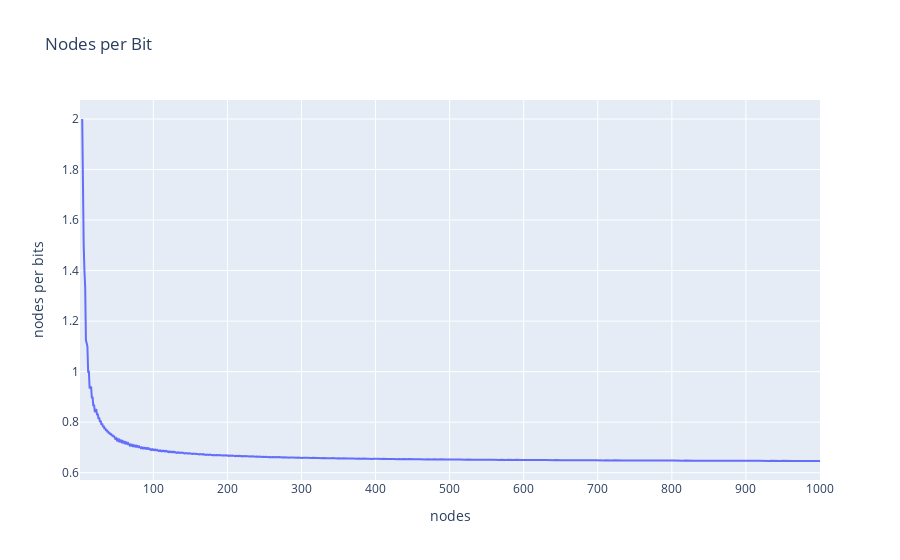

Notebook code for this chart:
### Markdown cell above
# Understand theoretical best bit/nodes ratio

Compare number of trees with n nodes to their log

### Code cell
import sys
sys.path.append('../../')

import pandas as pd
import plotly.express as px
import tree_lib.util as util

df = pd.read_csv("num_rooted_trees.csv")

def big_log2(n):
    if n <= 2:
        return 0
    f = lambda x: 2**x
    return util.largest_arg_fitting(f, n, False) 

log2nodes = [big_log2(int(fn)) for fn in df['ntrees']]
df['bits'] = log2nodes # How many bits are needed to represent all the trees

df['nodes per bit'] =  df['nodes'] / df['bits']
fig = px.line(df, x="nodes", y="nodes per bit", title="Nodes per Bit")
fig.show()

### Figure 1 — Plotly figure (JSON) as saved in the notebook; plotly's stock layout.template omitted (floating-point values rounded to 4 significant figures; data arrays with more than 128 entries replaced by an {"elided": "..."} marker saying what was removed)
{"data": [{"hovertemplate": "nodes=%{x}<br>nodes per bits=%{y}<extra></extra>", "legendgroup": "", "line": {"color": "#636efa", "dash": "solid"}, "marker": {"symbol": "circle"}, "mode": "lines", "name": "", "orientation": "v", "showlegend": false, "type": "scatter", "x": {"elided": "1000 int values"}, "xaxis": "x", "y": {"elided": "1000 float values"}, "yaxis": "y"}], "layout": {"legend": {"tracegroupgap": 0}, "title": {"text": "Nodes per Bit"}, "xaxis": {"anchor": "y", "domain": [0, 1], "title": {"text": "nodes"}}, "yaxis": {"anchor": "x", "domain": [0, 1], "title": {"text": "nodes per bits"}}}}
